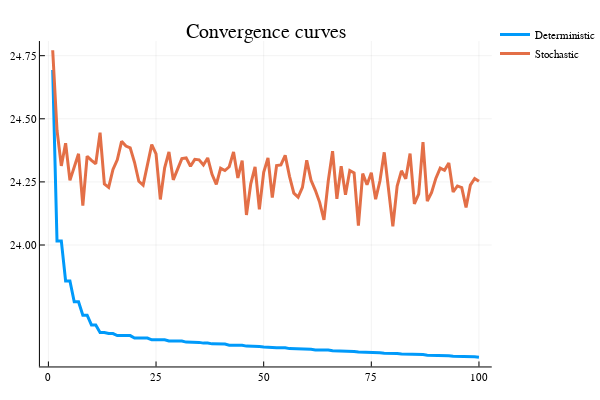

Notebook code cell kept with this figure:
### Markdown cell above
**Question 6 :** Comparer les courbes de convergence du problème déterministe $$ \min_x f(x) = \max_{i=1\dots m}|\text{E} (a_i)^Tx-\text{E} (b_i) |,$$ et du problème stochastique obtenu avec $M=10,100,1000$ échantillons.

### Code cell
# Données
Abar=10*ones(m,n)+1*randn(m,n);
bbar=10*randn(m,1);

#x_0
xd = zeros(n,1); # problème déterministe
xs = xd; # problème stochastique

# Bruit et echantillon
M  = 200;
noise  = 4;

fbestd =1e10; # $f_{best}^0$: cas d'une résolution déterministe
fbests =1e10; # $f_{best}^0$: cas d'une résolution stochastique
histod =[]; # Suite des itérés f_{best}^k pour le cas d'une résolution déterministe
histos =[]; # Suite des itérés f_{best}^k pour le cas d'une résolution stochastique

# Insérer votre code
# Une résolution déterministe
i = 1;
while i <= 100
    choix_pas = (1e-3)/sqrt(i);
    g = subgrad(Abar,bbar,xd);
    xd = xd - choix_pas*g;
    fbest,~ = findmax(abs.(Abar*xd-bbar));
    fbestd  = min(fbestd,fbest);
    append!(histod, fbestd - f_star);
    i = i + 1;
end
#Une résolution stochastique
i = 1;
while i <= 100
    choix_pas = (1e-3)/sqrt(i);
    g = subgrads(Abar,bbar,noise,xs,M);
    xs = xs - choix_pas*g;
    fbests = fvals(Abar,bbar,noise,xs,M);
    #fbests = min(fbests,fbest);
    append!(histos, fbests-f_star);
    i = i + 1;
end
# Fin insérer code
#Affichage
#plotly();
iter=1:100;
hf=[histod,histos];
plot(iter,hf,title="Convergence curves",label=["Deterministic" "Stochastic"],lw=3)

### Figure 1 — Plotly figure (JSON) as saved in the notebook; plotly's stock layout.template omitted (floating-point values rounded to 4 significant figures)
{"data": [{"colorbar": {"title": ""}, "legendgroup": "Deterministic", "line": {"color": "rgba(0, 154, 250, 1.000)", "dash": "solid", "shape": "linear", "width": 3}, "mode": "lines", "name": "Deterministic", "showlegend": true, "type": "scatter", "x": [1, 2, 3, 4, 5, 6, 7, 8, 9, 10, 11, 12, 13, 14, 15, 16, 17, 18, 19, 20, 21, 22, 23, 24, 25, 26, 27, 28, 29, 30, 31, 32, 33, 34, 35, 36, 37, 38, 39, 40, 41, 42, 43, 44, 45, 46, 47, 48, 49, 50, 51, 52, 53, 54, 55, 56, 57, 58, 59, 60, 61, 62, 63, 64, 65, 66, 67, 68, 69, 70, 71, 72, 73, 74, 75, 76, 77, 78, 79, 80, 81, 82, 83, 84, 85, 86, 87, 88, 89, 90, 91, 92, 93, 94, 95, 96, 97, 98, 99, 100], "xaxis": "x1", "y": [24.69, 24.02, 24.02, 23.86, 23.86, 23.78, 23.78, 23.72, 23.72, 23.68, 23.68, 23.65, 23.65, 23.65, 23.65, 23.64, 23.64, 23.64, 23.64, 23.63, 23.63, 23.63, 23.63, 23.62, 23.62, 23.62, 23.62, 23.62, 23.62, 23.62, 23.62, 23.62, 23.62, 23.61, 23.61, 23.61, 23.61, 23.61, 23.61, 23.61, 23.61, 23.6, 23.6, 23.6, 23.6, 23.6, 23.6, 23.6, 23.6, 23.6, 23.6, 23.59, 23.59, 23.59, 23.59, 23.59, 23.59, 23.59, 23.59, 23.59, 23.59, 23.58, 23.58, 23.58, 23.58, 23.58, 23.58, 23.58, 23.58, 23.58, 23.58, 23.58, 23.58, 23.58, 23.58, 23.57, 23.57, 23.57, 23.57, 23.57, 23.57, 23.57, 23.57, 23.57, 23.57, 23.57, 23.57, 23.56, 23.56, 23.56, 23.56, 23.56, 23.56, 23.56, 23.56, 23.56, 23.56, 23.56, 23.56, 23.56], "yaxis": "y1", "zmax": null, "zmin": null}, {"colorbar": {"title": ""}, "legendgroup": "Stochastic", "line": {"color": "rgba(227, 111, 71, 1.000)", "dash": "solid", "shape": "linear", "width": 3}, "mode": "lines", "name": "Stochastic", "showlegend": true, "type": "scatter", "x": [1, 2, 3, 4, 5, 6, 7, 8, 9, 10, 11, 12, 13, 14, 15, 16, 17, 18, 19, 20, 21, 22, 23, 24, 25, 26, 27, 28, 29, 30, 31, 32, 33, 34, 35, 36, 37, 38, 39, 40, 41, 42, 43, 44, 45, 46, 47, 48, 49, 50, 51, 52, 53, 54, 55, 56, 57, 58, 59, 60, 61, 62, 63, 64, 65, 66, 67, 68, 69, 70, 71, 72, 73, 74, 75, 76, 77, 78, 79, 80, 81, 82, 83, 84, 85, 86, 87, 88, 89, 90, 91, 92, 93, 94, 95, 96, 97, 98, 99, 100], "xaxis": "x1", "y": [24.77, 24.45, 24.31, 24.4, 24.26, 24.31, 24.36, 24.16, 24.35, 24.34, 24.32, 24.45, 24.24, 24.23, 24.3, 24.34, 24.41, 24.39, 24.39, 24.33, 24.25, 24.24, 24.32, 24.4, 24.36, 24.18, 24.31, 24.37, 24.26, 24.3, 24.34, 24.35, 24.31, 24.34, 24.34, 24.32, 24.34, 24.28, 24.24, 24.3, 24.29, 24.31, 24.37, 24.27, 24.33, 24.12, 24.24, 24.31, 24.14, 24.29, 24.34, 24.19, 24.31, 24.32, 24.36, 24.27, 24.21, 24.19, 24.23, 24.34, 24.26, 24.22, 24.17, 24.1, 24.25, 24.37, 24.18, 24.31, 24.2, 24.3, 24.29, 24.08, 24.28, 24.24, 24.29, 24.18, 24.25, 24.37, 24.23, 24.07, 24.23, 24.29, 24.26, 24.36, 24.16, 24.2, 24.41, 24.17, 24.21, 24.26, 24.3, 24.3, 24.32, 24.21, 24.23, 24.23, 24.15, 24.24, 24.26, 24.25], "yaxis": "y1", "zmax": null, "zmin": null}], "layout": {"annotations": [{"font": {"color": "rgba(0, 0, 0, 1.000)", "family": "sans-serif", "size": 20}, "rotation": 0, "showarrow": false, "text": "Convergence curves", "x": 0.537, "xanchor": "center", "xref": "paper", "y": 1, "yanchor": "top", "yref": "paper"}], "height": 400, "legend": {"bgcolor": "rgba(255, 255, 255, 1.000)", "bordercolor": "rgba(0, 0, 0, 1.000)", "font": {"color": "rgba(0, 0, 0, 1.000)", "family": "sans-serif", "size": 11}, "tracegroupgap": 0, "x": 1, "y": 1}, "margin": {"b": 20, "l": 0, "r": 0, "t": 20}, "paper_bgcolor": "rgba(255, 255, 255, 1.000)", "plot_bgcolor": "rgba(255, 255, 255, 1.000)", "showlegend": true, "width": 600, "xaxis": {"anchor": "y1", "domain": [0.08064, 0.9934], "gridcolor": "rgba(0, 0, 0, 0.100)", "gridwidth": 0.5, "linecolor": "rgba(0, 0, 0, 1.000)", "mirror": false, "range": [-1.97, 103.0], "showgrid": true, "showline": true, "showticklabels": true, "tickangle": 0, "tickcolor": "rgb(0, 0, 0)", "tickfont": {"color": "rgba(0, 0, 0, 1.000)", "family": "sans-serif", "size": 11}, "tickmode": "array", "ticks": "inside", "ticktext": ["0", "25", "50", "75", "100"], "tickvals": [0, 25, 50, 75, 100], "title": "", "titlefont": {"color": "rgba(0, 0, 0, 1.000)", "family": "sans-serif", "size": 15}, "type": "-", "visible": true, "zeroline": false, "zerolinecolor": "rgba(0, 0, 0, 1.000)"}, "yaxis": {"anchor": "x1", "domain": [0.03762, 0.9415], "gridcolor": "rgba(0, 0, 0, 0.100)", "gridwidth": 0.5, "linecolor": "rgba(0, 0, 0, 1.000)", "mirror": false, "range": [23.52, 24.81], "showgrid": true, "showline": true, "showticklabels": true, "tickangle": 0, "tickcolor": "rgb(0, 0, 0)", "tickfont": {"color": "rgba(0, 0, 0, 1.000)", "family": "sans-serif", "size": 11}, "tickmode": "array", "ticks": "inside", "ticktext": ["24.00", "24.00", "24.25", "24.50", "24.75"], "tickvals": [24, 24, 24.25, 24.5, 24.75], "title": "", "titlefont": {"color": "rgba(0, 0, 0, 1.000)", "family": "sans-serif", "size": 15}, "type": "-", "visible": true, "zeroline": false, "zerolinecolor": "rgba(0, 0, 0, 1.000)"}}}
